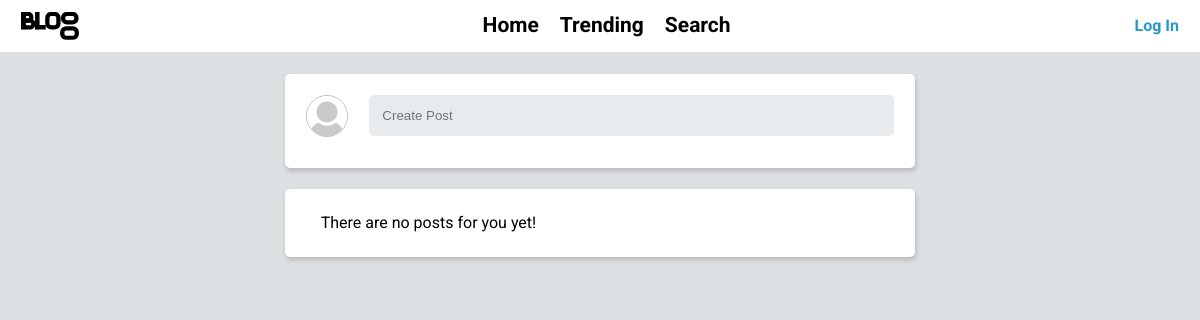
Before: / with the older database file.
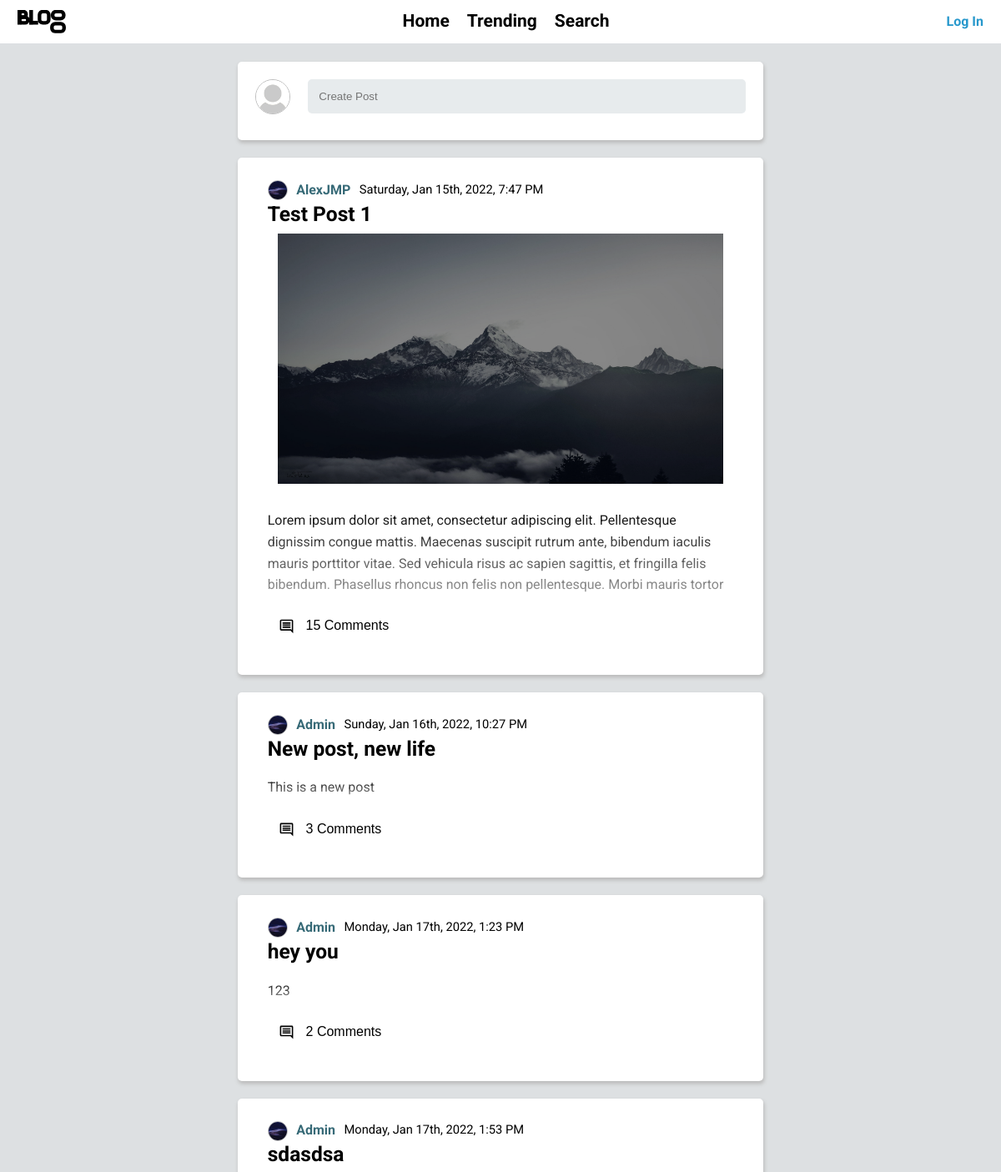
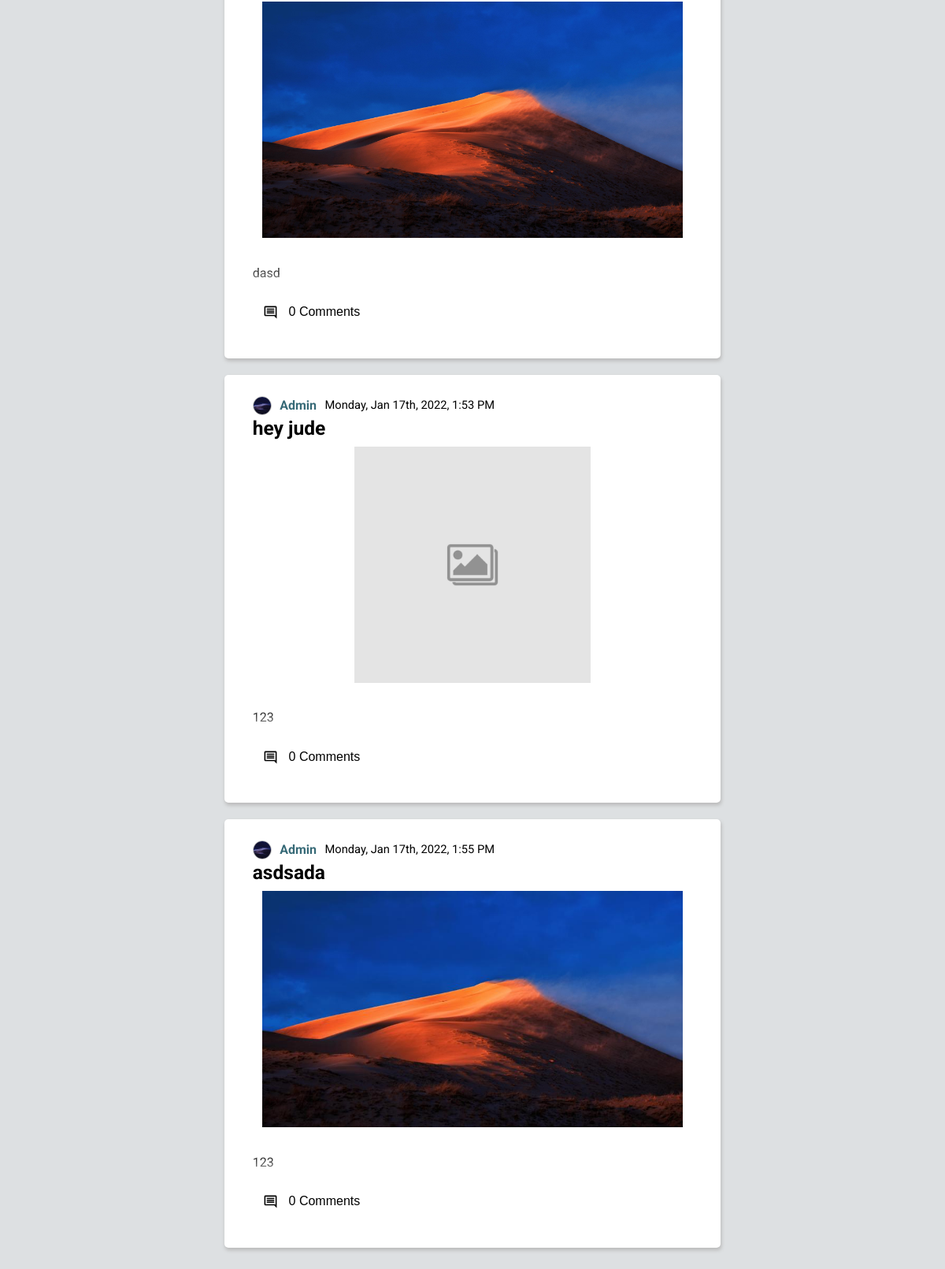
After: the same page with the newer database file (2 pictures, top to bottom).
### blog/models.py (models this page shows, shortened)
class Post(models.Model):
    title = models.CharField(max_length=60)
    author = models.ForeignKey(UserBlog, on_delete=models.CASCADE)
    content = models.TextField()
    time_posted = models.DateTimeField(default=timezone.now)
    post_image = models.ImageField(upload_to=posts_images_path, blank=True)
    def __str__(self):
        return self.title

### authentication/models.py (models this page shows, shortened)
class UserBlog(AbstractBaseUser):
    username = models.CharField(max_length=15, unique=True)
    email = models.EmailField(max_length=254, unique=True)
    description = models.TextField(max_length=250, blank=True)
    is_active = models.BooleanField(default=True)
    is_admin = models.BooleanField(default=False)
    objects = UserBlogManager()
    user_image = models.ImageField(upload_to=user_images_path, default='users/default_user.jpg', validators=[validate_image_file_extension])
    date_joined = models.DateTimeField(default=timezone.now)
    USERNAME_FIELD = 'username'
    EMAIL_FIELD = 'email'
    REQUIRED_FIELDS = ['email']
    def __str__(self):
        return self.username

### blog/views.py (the view)
# urls.py: path("", views.homepage, name='homepage'),
def homepage(request):
    post_list = Post.objects.all()
    context = {
        'post_list' : post_list,
    }
    return render(request,"blog/index.html", context)

### blog/templatetags/blog_tags.py (called while the page is built)
@register.filter(name='comment_count')
def comment_count(post):
    return len(Comment.objects.all().filter(parent_post__id=post.id))

@register.filter(name='blog_datetime_format')
def blog_datime_format(datetime_object):
    return dateformat.format(datetime_object, 'l, M jS, Y, f A')

### templates/blog/index.html
{% extends 'base.html' %}
{% block 'content' %}
    {% include 'blog/post_base.html' %}
{% endblock 'content'%}

### templates/base.html (shortened to what this page needs)
{% load static %}
<!DOCTYPE html>
<html lang="en">
<head>
    <link rel="stylesheet" href="{% static 'css/styles.css' %}">
</head>
<body>
    {% include "navBar.html" %}
    <main class="flex">
        {% block 'content' %}
        {% endblock 'content'%}
    </main>
</body>
</html>

### templates/navBar.html (shortened to what this page needs)
{% load static %}
{% load blog_tags %}
<header class="flex">
    <a href="{% url 'homepage' %}"><img src="{% static 'svg/logo.svg' %}" alt="" class="medium-icon logo"></a>
    <nav id="primary-nav" class="flex primary-nav">
        <ul class="flex">
            <li class="nav-link"><a href="{% url 'homepage' %}" class="remove-link">Home</a></li>
            <li class="nav-link"><a href="#" class="remove-link">Trending</a></li>
            <li class="nav-link"><a href="#" class="remove-link">Search</a></li>
        </ul>
    </nav>
    <div class="auth-bar flex">
        {% if not request.user.is_authenticated %}
            <a href="{% url 'login' %}?next={{ request.path }}" class="login-button"><p>Log In</p></a>
        {% endif %}
    </div>
</header>

### templates/blog/post_base.html (shortened to what this page needs)
{% load static %}
{% load blog_tags %}
{% load tz %}
<div class="posts">
    {% if is_user or not 'user' in request.path %}
        <div class="post-form form-box container">
            <form action=""class="flex">
                <a href="{% url 'user_detail' user=request.user %}"><img src="{% if not request.user.is_anonymous %}{{ request.user.user_image.url }}{% else %}{% static 'images/default_user.jpg' %}{% endif %}" alt="" class="round-image"></a>
                <a href="{% url 'create_post' %}" class="input-redirect"><input type="text" placeholder="Create Post"></a>
            </form>
        </div>
    {% endif %}
    {% if post_list|length > 0 %}
        {% for post in post_list %}
        {% url 'post_detail' user=post.author id=post.id title=post|slugify as post_url %}
                <div class="individual-post container">
                    <div class="post-header">
                        <div class="post-user flex">
                            <div class="author-image">
                                <a href="{% url 'user_detail' user=post.author %}"><img src="{{ post.author.user_image.url }}" alt="User image" class="round-image"></a>
                            </div>
                            <a href="{% url 'user_detail' user=post.author %}" class="remove-link author-username"><p>{{post.author|capfirst}}</p></a>
                            <div class="time-posted">
                                <p class="date">{{ post.time_posted|blog_datetime_format }}</p>
                            </div>
                        </div>
                        <div class="post-title">
                            <a href="{{ post_url }}" class="remove-link">
                                <h3>{{post.title}}</h3>
                            </a>
                        </div>
                        {% if post.post_image != '' %}
                                <img src="{{ post.post_image.url }}" class="post-image-img" width=500 height=300>
                        {% endif %}
                    </div>
                    {% if not is_post_url %}
                        <div class="post-body">
                            <a href="{{ post_url }}" class="remove-link">
                                <div class="post-content shortened-content">
                                    <p>{{ post.content|slice:300 }}</p>
                                </div>
                            </a>
                        </div>
                        {% include 'blog/post_footer.html' %}
                    {% endif %}
                </div>
        {% endfor %}
    {% else %}
        <div class="container">
            <p>
                There are no posts for you yet!
            </p>
        </div>
    {% endif %}
</div>

### templates/blog/post_footer.html (shortened to what this page needs)
{% load static %}
{% load blog_tags %}
{% load crispy_forms_tags %}
<div class="post-footer flex">
    <a href="{{ post_url }}" class="remove-link">
        <button class="post-footer-comments post-footer-button flex">
            <img src="{% static 'svg/comment.svg' %}" alt="" class="small-icon">
            {% with post|comment_count as comments_quantity %}
                <p>{{ comments_quantity }} Comment{{ comments_quantity|pluralize }}</p>
            {% endwith %}
        </button>
    </a>
</div>

### static/css/styles.css (style rules this page uses)
:root { --clr--primary: #376a77; --clr--secondary: #2798cc; --clr--dark: #070f11; --border--clr: #bdbdbd; --bg--clr--90: #f5f5f5; --bg--clr--100: #eeeeee; --bg--clr--101: #e7ebed; --bg--clr--120: #dde0e2; --bg--clr--150: #e1e1e1; --alert--clr: #505050; --sucess-message-clr: #229954; --ff--primary: "Roboto", sans-serif; --fixed-margin: 1em; --alert-form-font-size: .6em; --min-margin-gap: 0 min(var(--fixed-margin), 5vw); --container-fixed-width: 30em; --icon-size-small: 1.2rem; --nav-bar-size : 2.5em; }
*, *::before, *::after { box-sizing: border-box; }
body { font-family: var(--ff--primary); font-weight: 400; font-size: 1.3125rem; line-height: 1.6; background-color: var(--bg--clr--120); padding-bottom: calc(var(--fixed-margin) * 2); word-break: break-word; }
.container { box-shadow: 1px 3px 4px .5px var(--border--clr); border-radius: 5px; width: min(var(--container-fixed-width), 100%); margin-bottom: var(--fixed-margin); padding: var(--fixed-margin) min(1.7em, 5vw); background-color: white; }
.flex { display: flex; gap: var(--gap, 1em); }
.remove-link { text-decoration: none; }
.round-image { border-radius: 50%; width: var(--img--size, 2em); aspect-ratio: 1; border: 1px solid var(--border--clr); }
.date { font-size: var(--font-size, .7em); }
.small-icon { width: var(--icon-size-small); aspect-ratio: 1; }
.medium-icon { width: calc(var(--icon-size-small) * 3); }
body, h1, h2, h3, h5, p { margin: 0; }
h1, h2, h3 { line-height: 1; }
p { font-size: 1rem; }
main { --gap: 0; flex-direction: row-reverse; justify-content: center; align-items: flex-start; }
.posts { width: min(var(--container-fixed-width), 100%); margin: var(--min-margin-gap); flex-basis: auto; }
.post-title { font-weight: normal; }
.post-title a, .post-body a { color: black; text-decoration: none; }
.post-user { --gap: .5em; align-items: center; }
.author-username { font-size: 1rem; font-weight: bolder; color: var(--clr--primary); }
.author-image { --img--size: 1.5rem; width: var(--img--size); aspect-ratio: 1; }
.author-image img { position: relative; top: 25%; object-fit:cover; }
.post-title { margin-bottom: .5em; }
.post-image-img { width: 100%; object-fit: scale-down; }
.individual-post > * { margin-bottom: var(--fixed-margin); }
.post-footer > * { align-items: center; --gap: .5em; margin-right: var(--fixed-margin); }
.post-footer-button { background-color: white; border: none; --gap: 1em; cursor: pointer; padding: .5em 1em; border-radius: 10px; transition: background-color .5s; }
.post-footer a { flex-shrink: 0; }
.shortened-content { position: relative; }
.shortened-content::before { content: ""; position: absolute; top: 0; left: 0; width: 100%; height: 100%; opacity: 60%; background: linear-gradient(0deg, rgb(255, 255, 255) 0%, rgba(255, 255, 255, 0.056) 100%); transition: opacity .5s; }
header { position: sticky; top: 0; z-index: 9999; background-color: white; height: var(--nav-bar-size); border-bottom: 1px solid var(--bg--clr--120); margin-bottom: var(--fixed-margin); padding: 0 1em; justify-content: space-between; }
.logo { position: relative; top: 50%; transform: translateY(-50%); }
nav { align-items: center; }
nav > ul { padding: 0; }
.nav-link { list-style: none; padding: 0; position: relative; }
.nav-link::before { content: ""; width: 0%; height: 2px; background-color: var(--clr--secondary); position: absolute; top: 100%; left: 50%; transition: width .2s, left .2s; }
.nav-link > a { color: black; font-weight: bold; }
.auth-bar { position: relative; --gap: .5em; }
.login-button { text-decoration: none; color: var(--clr--secondary); font-weight: bold; position: relative; top: 25%; }
.form-box { justify-content: center; flex-direction: column; align-items: center; padding: min(1em 2.5em 2em 2.5em, 1em 7vw 2em 7vw); position: relative; }
.form-box form { margin-bottom: 1em; width: 100%; }
.form-box input, textarea { background-color: var(--bg--clr--101); border: none; width: 100%; padding: 1em 1em; border-radius: 5px; }
.post-form form { margin-bottom: 0; --gap: 1em; }
.input-redirect { flex-basis: 100%; }
.post-form { padding: 1em; }

Changed rows visible on the page:
added Post: author.user_image (picture), author "AlexJMP", time_posted|blog_datetime_format "Saturday, Jan 15th, 2022, 7:47 PM", title "Test Post 1", post_image (picture), content "Lorem ipsum dolor sit amet, consectetur adipiscing elit. Pellentesque dignissim congue mattis. Maecenas suscipit rutrum ante, bibendum iaculis mauris porttitor vitae. Sed vehicula risus ac sapien sagittis, et fringilla felis bibendum. Phasellus rhoncus non felis non pellentesque. Morbi mauris tortor", comments_quantity "15"
added Post: author.user_image (picture), author "Admin", time_posted|blog_datetime_format "Sunday, Jan 16th, 2022, 10:27 PM", title "New post, new life", content "This is a new post", comments_quantity "3"
added Post: author.user_image (picture), author "Admin", time_posted|blog_datetime_format "Monday, Jan 17th, 2022, 1:23 PM", title "hey you", content "123", author "2"
added Post: author.user_image (picture), author "Admin", time_posted|blog_datetime_format "Monday, Jan 17th, 2022, 1:53 PM", title "sdasdsa", post_image (picture), content "dasd", comments_quantity "0"
added Post: author.user_image (picture), author "Admin", time_posted|blog_datetime_format "Monday, Jan 17th, 2022, 1:53 PM", title "hey jude", post_image (placeholder picture), content "123", comments_quantity "0"
added Post: author.user_image (picture), author "Admin", time_posted|blog_datetime_format "Monday, Jan 17th, 2022, 1:55 PM", title "asdsada", post_image (picture), content "123", comments_quantity "0"
Other visible differences:
text no longer shown: "There are no posts for you yet!"
